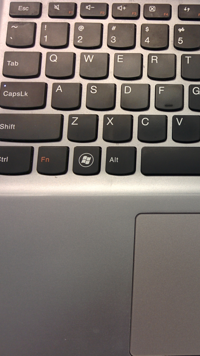
#> input picture laptop_left.png, 200 x 356 px
$ python q1.py
#> lines starting #> are read from the running program, lines starting #| are printed output that depends on the picture
import cv2
import numpy
img1 = cv2.imread("laptop_left.png")
#> img1 is the input picture: shape (356, 200, 3); mean B, G, R 104.2, 109.1, 117.6
img2 = cv2.imread("laptop_right.png")
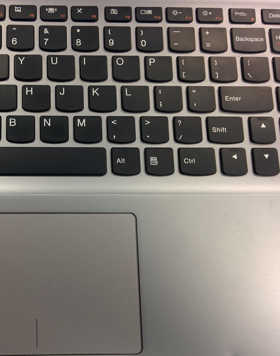
#> input picture laptop_right.png, 280 x 356 px
#> img2 is the input picture: shape (356, 280, 3); mean B, G, R 107.4, 112.3, 117.4
img_combin = cv2.hconcat([img1,img2])
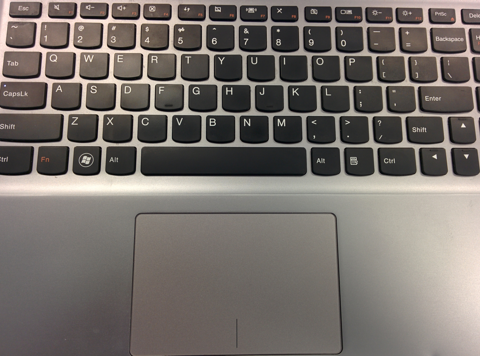
#> img_combin: shape (356, 480, 3); mean B, G, R 106.1, 111, 117.5
cv2.imwrite("Q1_answer.png",img_combin)
